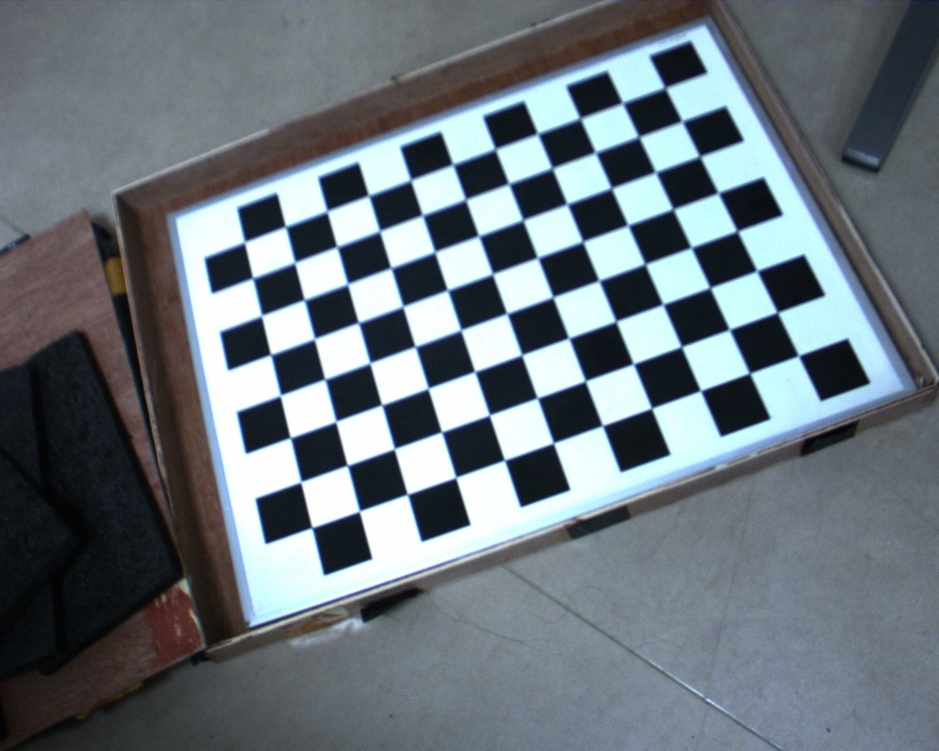
//> input picture w04-20221102/task4_calibrate/data/calib1/0.jpg, 939 x 751 px, shrunk from 1280 x 1024 before the run
$ ./main ../../w04-20221102/task4_calibrate/data/calib1/0.jpg ../../w04-20221102/task4_calibrate/data/calib1/1.jpg out.png   (built with g++ and OpenCV 4)
//> lines starting //> are read from the running program, lines starting //| are printed output that depends on the picture
#include <iostream>
#include <string>

#include <opencv2/opencv.hpp>

cv::Mat do_match(const cv::Mat &img1, const cv::Mat &img2,
                 const double alpha = .4);

int main(int argc, char **argv) {
  std::string file_input1 = "../pictures/9407.png";
  std::string file_input2 = "../pictures/9408.png";
  std::string file_output = "../res.png";

  if (argc > 3) {
    file_input1 = argv[1];
    file_input2 = argv[2];
    file_output = argv[3];
  }

  std::cerr << "Pictures path: " << file_input1 << " and " << file_input2
            << std::endl;

  cv::Mat img1 = cv::imread(file_input1);
//> img1 is the input picture: 751 rows x 939 cols, CV_8UC3; mean B, G, R 123.7, 116.7, 106.8
  cv::Mat img2 = cv::imread(file_input2);
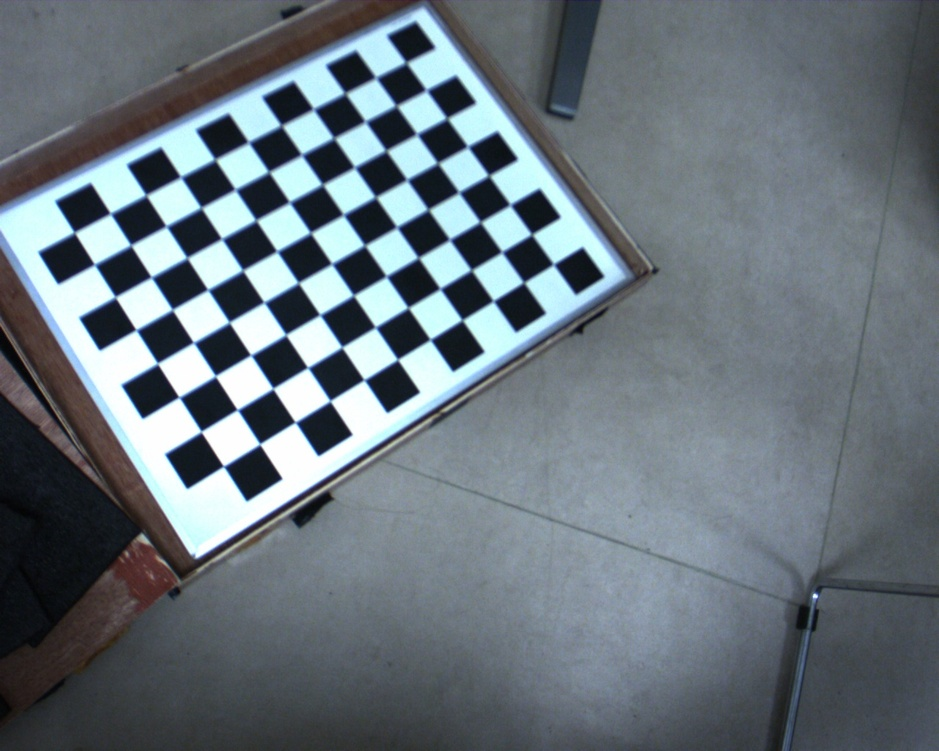
//> input picture w04-20221102/task4_calibrate/data/calib1/1.jpg, 939 x 751 px, shrunk from 1280 x 1024 before the run
//> img2 is the input picture: 751 rows x 939 cols, CV_8UC3; mean B, G, R 123.4, 115.7, 104.9

  cv::Mat res = do_match(img1, img2);
  cv::imwrite(file_output, res);

  return 0;
}

cv::Mat do_match(const cv::Mat &img1, const cv::Mat &img2, const double alpha) {
//> called with alpha = 0.4
  cv::Mat gray1, gray2;
  cv::cvtColor(img1, gray1, cv::COLOR_BGR2GRAY);
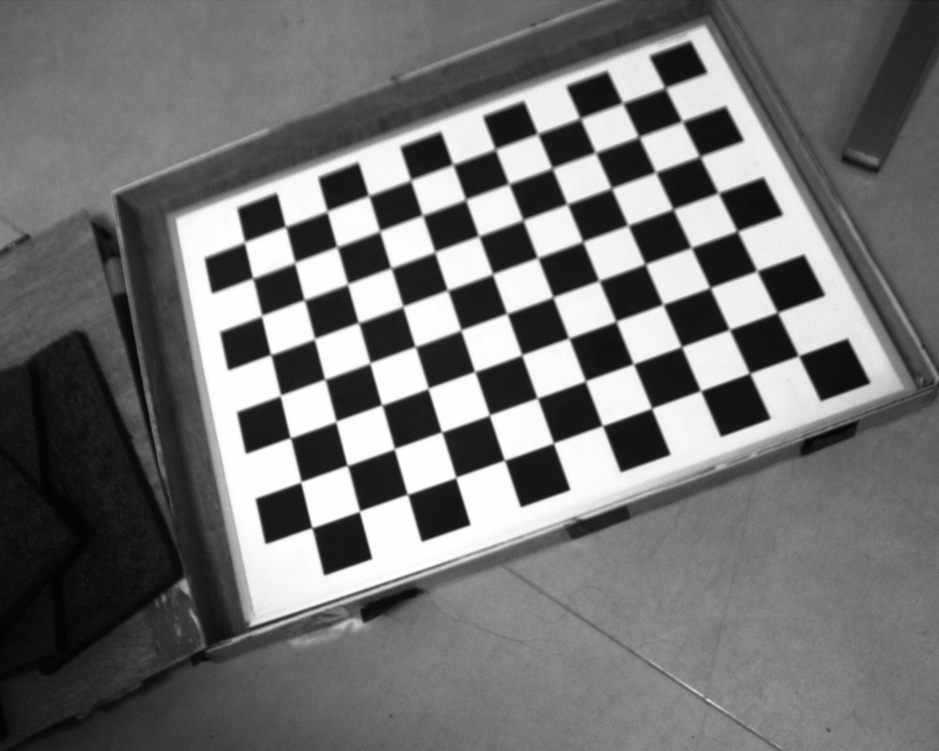
//> gray1: 751 rows x 939 cols, CV_8UC1; min 1, max 255, mean 114.5
  cv::cvtColor(img2, gray2, cv::COLOR_BGR2GRAY);
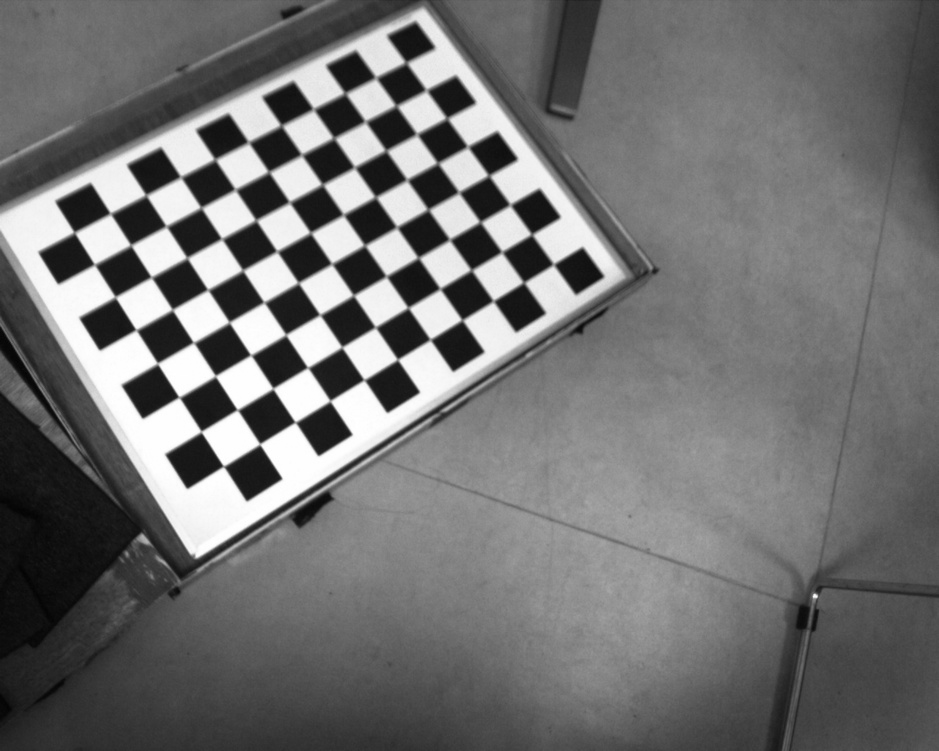
//> gray2: 751 rows x 939 cols, CV_8UC1; min 3, max 255, mean 113.4

  cv::Ptr<cv::ORB> orb = cv::ORB::create();

  std::cerr << "Detect key points..." << std::endl;
  std::vector<cv::KeyPoint> keypoints1, keypoints2;
  orb->detect(gray1, keypoints1);
//> keypoints1 = 500 keypoints; strongest (x, y, size): (494, 455, 111.1), (398, 441, 111.1), (294, 491, 111.1), (305, 473, 111.1)
  orb->detect(gray2, keypoints2);
//> keypoints2 = 500 keypoints; strongest (x, y, size): (168, 394, 111.1), (200, 439, 92.6), (170, 394, 92.6), (226, 408, 111.1)

  std::cerr << "Compute descriptors..." << std::endl;
  cv::Mat descriptor1, descriptor2;
  orb->compute(gray1, keypoints1, descriptor1);
  orb->compute(gray2, keypoints2, descriptor2);

  std::cerr << "Do matching..." << std::endl;
  cv::BFMatcher matcher(cv::NORM_HAMMING);
  std::vector<cv::DMatch> matches;
  matcher.match(descriptor1, descriptor2, matches);
//> matches = 500 matches

  std::cerr << "matches size: " << matches.size() << std::endl;

  std::vector<double> distances;
  for (const cv::DMatch &match : matches) {
    distances.emplace_back(match.distance);
  }
//> after the loop, distances = 500 values, max 77 at index 489, min 4 at index 157, mean 15.73
  std::sort(distances.begin(), distances.end());
//> distances = 500 values from 4 to 77
  double threshold = distances[(size_t)(alpha * distances.size())];
//> threshold = 12

  std::vector<cv::DMatch> filter_match;
  for (const cv::DMatch &match : matches) {
    if (match.distance < threshold) {
      filter_match.emplace_back(match);
    }
  }
//> after the loop, filter_match = 171 matches

  std::cerr << "filter match size: " << filter_match.size() << std::endl;

  cv::Mat res;
  cv::drawMatches(img1, keypoints1, img2, keypoints2, filter_match, res);
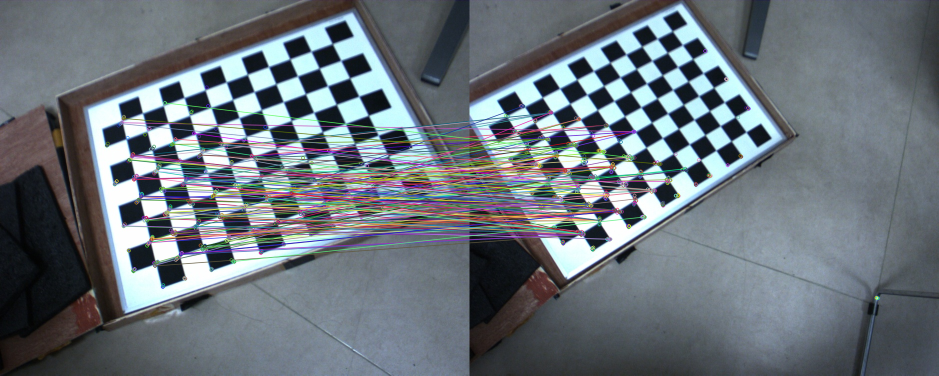
//> res: 751 rows x 1878 cols, CV_8UC3 (shown at 1/2 size); mean B, G, R 122.1, 115.1, 106.6
  return res;
}
